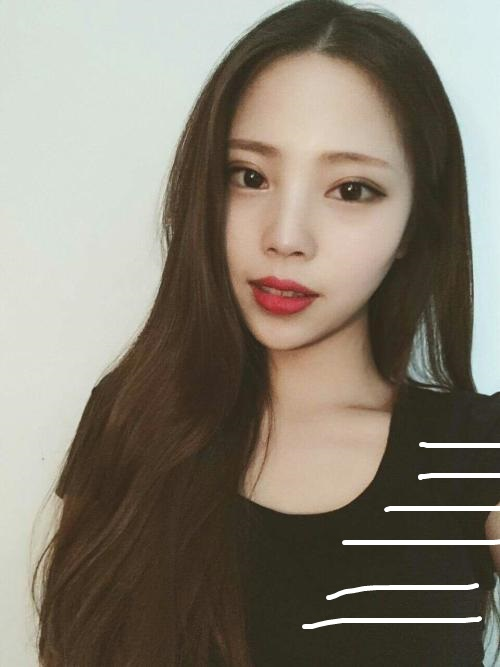
#> input picture faceai/img/inpaint.png, 500 x 667 px, found by its file name
$ python inpaint.py
#> lines starting #> are read from the running program, lines starting #| are printed output that depends on the picture; after the words box and inside, x2 and y2 are one past the last pixel; in counts of white or black regions, pixels touching at a corner belong together
#coding=utf-8
#图片修复

import cv2
import numpy as np

path = "img/inpaint.png"

img = cv2.imread(path)
#> img is the input picture: shape (667, 500, 3); mean B, G, R 113.4, 126.5, 134
hight, width, depth = img.shape[0:3]
#> hight = 667; width = 500; depth = 3

#图片二值化处理，把[240, 240, 240]~[255, 255, 255]以外的颜色变成0
thresh = cv2.inRange(img, np.array([240, 240, 240]), np.array([255, 255, 255]))
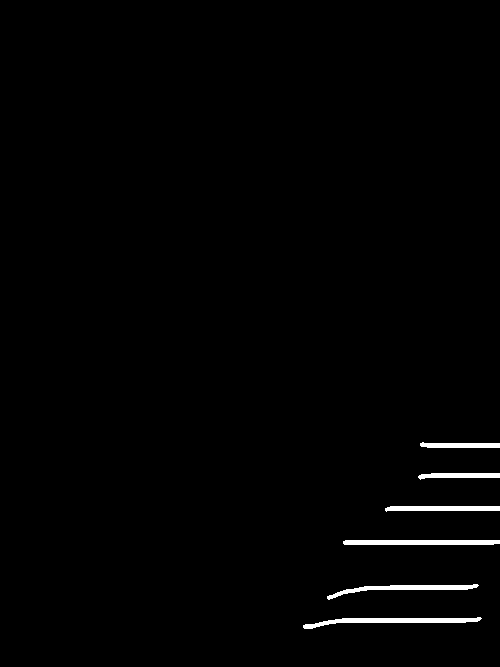
#> thresh: shape (667, 500); 1.1% white; 6 white regions, box (x1, y1, x2, y2) and area: (303, 617, 482, 629) 849, (343, 540, 500, 545) 776, (327, 584, 479, 600) 692, (385, 506, 500, 512) 569, (418, 473, 500, 480) 400, (420, 442, 500, 448) 394

#创建形状和尺寸的结构元素
kernel = np.ones((3, 3), np.uint8)

#扩张待修复区域
hi_mask = cv2.dilate(thresh, kernel, iterations=1)
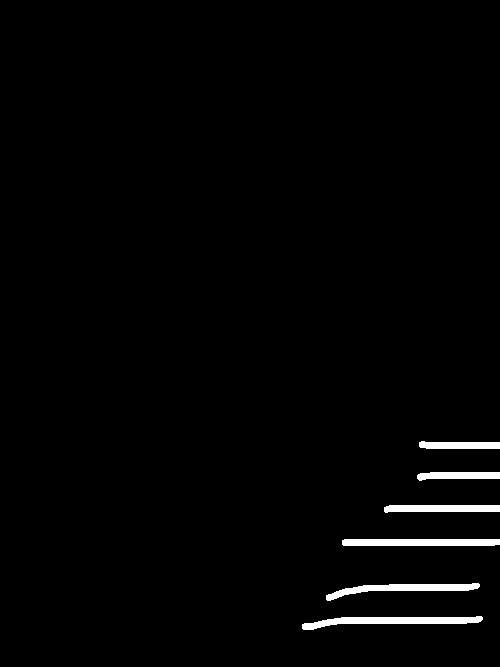
#> hi_mask: shape (667, 500); 1.6% white; 6 white regions, box (x1, y1, x2, y2) and area: (302, 616, 483, 630) 1235, (342, 539, 500, 546) 1098, (326, 583, 480, 601) 1032, (384, 505, 500, 513) 808, (417, 472, 500, 481) 575, (419, 441, 500, 449) 563
specular = cv2.inpaint(img, hi_mask, 5, flags=cv2.INPAINT_TELEA)

cv2.namedWindow("Image", 0)
cv2.resizeWindow("Image", int(width / 2), int(hight / 2))
cv2.imshow("Image", img)

cv2.namedWindow("newImage", 0)
cv2.resizeWindow("newImage", int(width / 2), int(hight / 2))
cv2.imshow("newImage", specular)
cv2.waitKey(0)
cv2.destroyAllWindows()

$ run again, with faceai/img/ag-2.png copied over faceai/img/inpaint.png
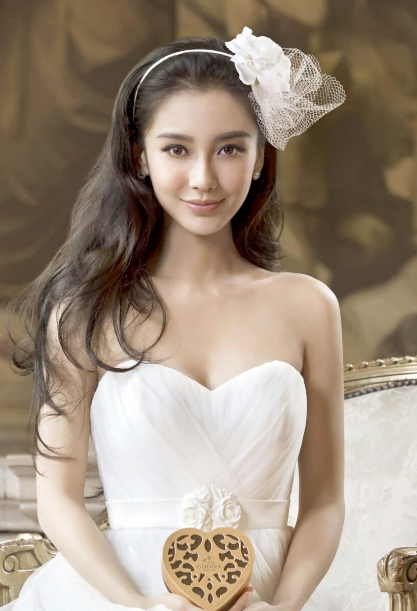
#> input picture faceai/img/ag-2.png, 417 x 611 px, found by its file name
#> img is the input picture: shape (611, 417, 3); mean B, G, R 125.6, 142.2, 158.2
#> `thresh = cv2.inRange(img, np.array([240, 240, 240]), np.array([255, 25..`:
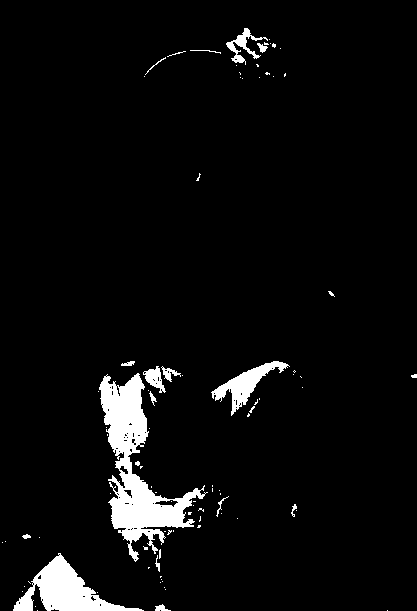
#> thresh: shape (611, 417); 4.8% white; 90 white regions (72 under 20 px), largest, box (x1, y1, x2, y2) and area: (99, 373, 208, 562) 6521, (13, 553, 144, 611) 2887, (211, 361, 290, 416) 1224
#> `hi_mask = cv2.dilate(thresh, kernel, iterations=1)`:
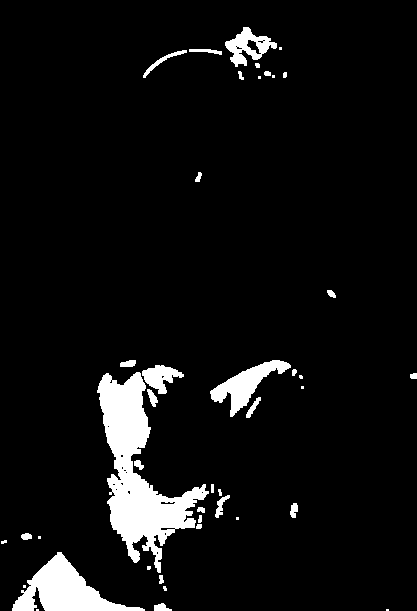
#> hi_mask: shape (611, 417); 6.4% white; 42 white regions (13 under 20 px), largest, box (x1, y1, x2, y2) and area: (97, 372, 209, 573) 8265, (12, 552, 145, 611) 3308, (210, 360, 291, 417) 1580

$ run again, with faceai/img/ag-3.png copied over faceai/img/inpaint.png
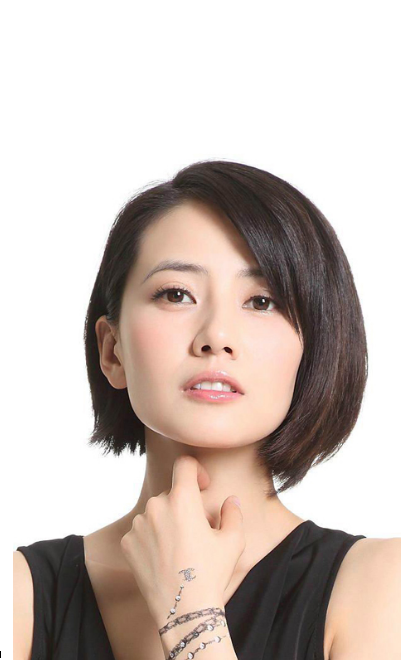
#> input picture faceai/img/ag-3.png, 401 x 660 px, found by its file name
#> img is the input picture: shape (660, 401, 3); mean B, G, R 184.1, 190.5, 203.1
#> `thresh = cv2.inRange(img, np.array([240, 240, 240]), np.array([255, 25..`:
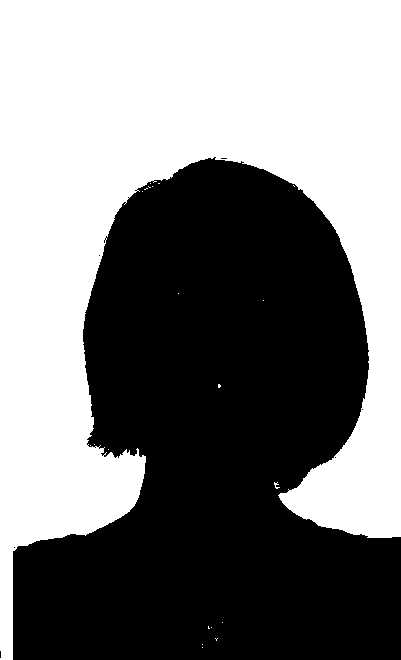
#> thresh: shape (660, 401); 49.8% white; 21 white regions (20 under 20 px), largest, box (x1, y1, x2, y2) and area: (0, 0, 401, 660) 131837
#> hi_mask: shape (660, 401); 50.6% white; 8 black regions (7 under 20 px), largest, box (x1, y1, x2, y2) and area: (14, 159, 401, 660) 130765
#> `specular = cv2.inpaint(img, hi_mask, 5, flags=cv2.INPAINT_TELEA)`:
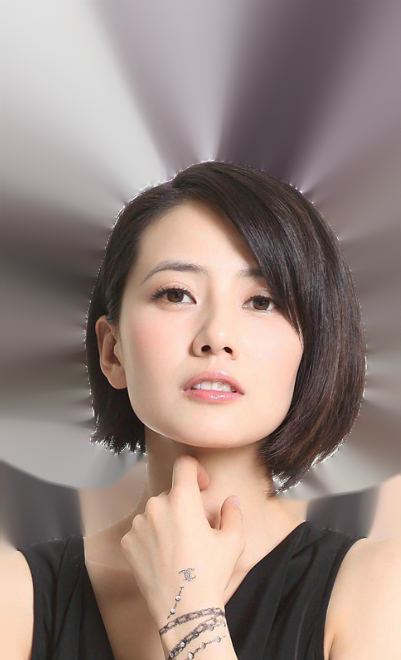
#> specular: shape (660, 401, 3); mean B, G, R 126.3, 132.5, 150.1

$ run again, with faceai/img/ag-4.png copied over faceai/img/inpaint.png
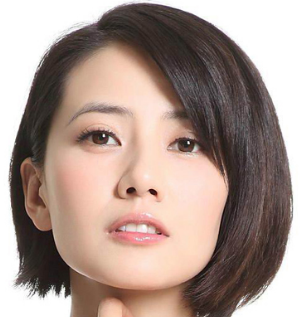
#> input picture faceai/img/ag-4.png, 300 x 317 px, found by its file name
#> img is the input picture: shape (317, 300, 3); mean B, G, R 140.8, 149.3, 169.5
#> `thresh = cv2.inRange(img, np.array([240, 240, 240]), np.array([255, 25..`:
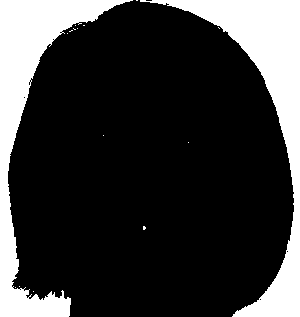
#> thresh: shape (317, 300); 21.9% white; 16 white regions (14 under 20 px), largest, box (x1, y1, x2, y2) and area: (140, 0, 300, 317) 10622, (0, 0, 133, 317) 10162
#> hi_mask: shape (317, 300); 23.3% white; 5 white regions (2 under 20 px), largest, box (x1, y1, x2, y2) and area: (135, 0, 300, 317) 11191, (0, 0, 134, 317) 10909, (142, 225, 147, 231) 28
#> `specular = cv2.inpaint(img, hi_mask, 5, flags=cv2.INPAINT_TELEA)`:
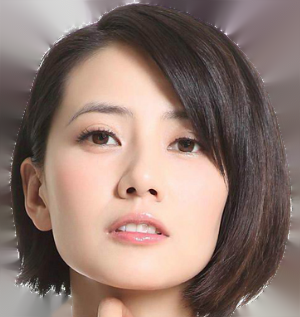
#> specular: shape (317, 300, 3); mean B, G, R 112.7, 121.4, 143.9
